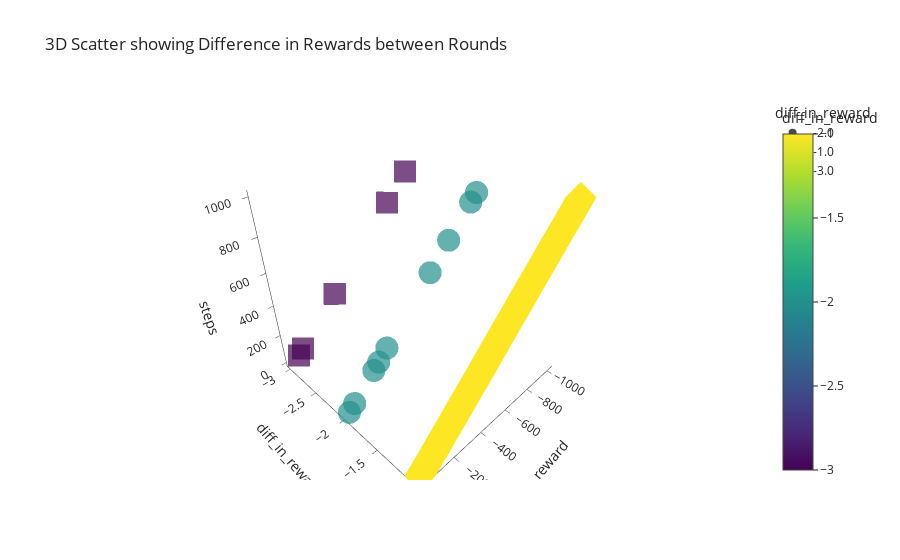

The notebook cell saved with this chart:
### Code cell
#3d scatter plot
fig = px.scatter_3d(df, x="reward", y="diff_in_reward", z = "steps", color="diff_in_reward", title= "3D Scatter showing Difference in Rewards between Rounds", symbol="diff_in_reward", opacity=0.7, template="simple_white")

fig.show()

### Figure 1 — Plotly figure (JSON) as saved in the notebook; plotly's stock layout.template omitted (floating-point values rounded to 4 significant figures; data arrays with more than 128 entries replaced by an {"elided": "..."} marker saying what was removed)
{"data": [{"hovertemplate": "diff_in_reward=%{marker.color}<br>reward=%{x}<br>steps=%{z}<extra></extra>", "legendgroup": "-2.0", "marker": {"color": [-2, -2, -2, -2, -2, -2, -2, -2, -2], "coloraxis": "coloraxis", "opacity": 0.7, "symbol": "circle"}, "mode": "markers", "name": "-2.0", "scene": "scene", "showlegend": true, "type": "scatter3d", "x": [-2, -40, -178, -213, -272, -584, -718, -877, -919], "y": [-2, -2, -2, -2, -2, -2, -2, -2, -2], "z": [1, 36, 171, 205, 263, 572, 705, 861, 900]}, {"hovertemplate": "diff_in_reward=%{marker.color}<br>reward=%{x}<br>steps=%{z}<extra></extra>", "legendgroup": "-1.0", "marker": {"color": {"elided": "986 int values"}, "coloraxis": "coloraxis", "opacity": 0.7, "symbol": "diamond"}, "mode": "markers", "name": "-1.0", "scene": "scene", "showlegend": true, "type": "scatter3d", "x": {"elided": "986 int values"}, "y": {"elided": "986 int values"}, "z": {"elided": "986 int values"}}, {"hovertemplate": "diff_in_reward=%{marker.color}<br>reward=%{x}<br>steps=%{z}<extra></extra>", "legendgroup": "-3.0", "marker": {"color": [-3, -3, -3, -3, -3], "coloraxis": "coloraxis", "opacity": 0.7, "symbol": "square"}, "mode": "markers", "name": "-3.0", "scene": "scene", "showlegend": true, "type": "scatter3d", "x": [-36, -70, -327, -752, -898], "y": [-3, -3, -3, -3, -3], "z": [33, 64, 316, 737, 880]}], "layout": {"coloraxis": {"colorbar": {"title": {"text": "diff_in_reward"}}, "colorscale": [[0, "#440154"], [0.1111, "#482878"], [0.2222, "#3e4989"], [0.3333, "#31688e"], [0.4444, "#26828e"], [0.5556, "#1f9e89"], [0.6667, "#35b779"], [0.7778, "#6ece58"], [0.8889, "#b5de2b"], [1, "#fde725"]]}, "legend": {"title": {"text": "diff_in_reward"}, "tracegroupgap": 0}, "scene": {"domain": {"x": [0, 1], "y": [0, 1]}, "xaxis": {"title": {"text": "reward"}}, "yaxis": {"categoryarray": [-2, -1, -3], "categoryorder": "array", "title": {"text": "diff_in_reward"}}, "zaxis": {"title": {"text": "steps"}}}, "title": {"text": "3D Scatter showing Difference in Rewards between Rounds"}}}
